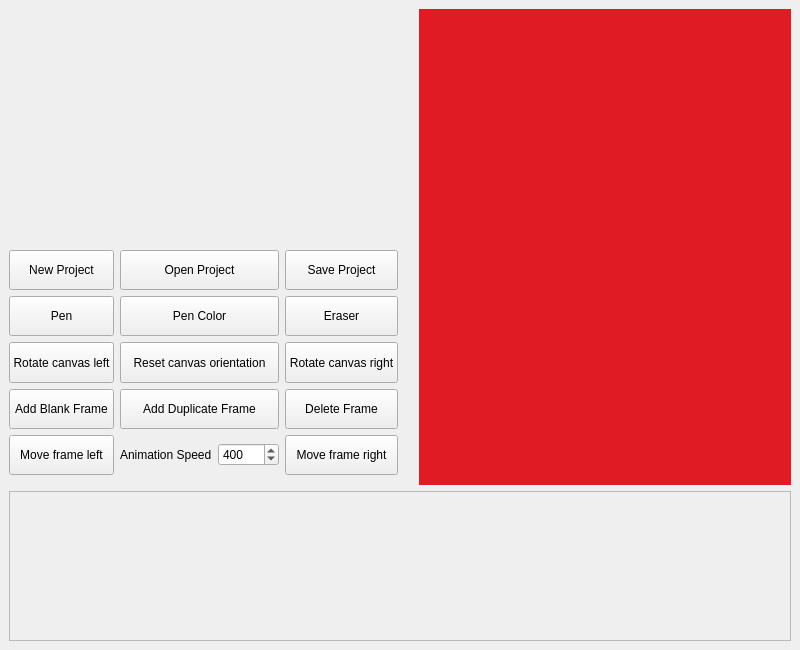
<?xml version="1.0" encoding="UTF-8"?>
<ui version="4.0">
 <class>MainWindow</class>
 <widget class="QMainWindow" name="MainWindow">
  <property name="geometry">
   <rect>
    <x>0</x>
    <y>0</y>
    <width>800</width>
    <height>650</height>
   </rect>
  </property>
  <property name="windowTitle">
   <string>QSprite</string>
  </property>
  <widget class="QWidget" name="centralwidget">
   <layout class="QVBoxLayout" name="verticalLayout_2">
    <item>
     <layout class="QHBoxLayout" name="horizontalLayout">
      <item>
       <layout class="QVBoxLayout" name="toolbar">
        <property name="sizeConstraint">
         <enum>QLayout::SizeConstraint::SetMaximumSize</enum>
        </property>
        <item>
         <widget class="QLabel" name="previewArea">
          <property name="sizePolicy">
           <sizepolicy hsizetype="MinimumExpanding" vsizetype="MinimumExpanding">
            <horstretch>0</horstretch>
            <verstretch>0</verstretch>
           </sizepolicy>
          </property>
          <property name="text">
           <string/>
          </property>
          <property name="alignment">
           <set>Qt::AlignmentFlag::AlignCenter</set>
          </property>
         </widget>
        </item>
        <item>
         <spacer name="verticalSpacer">
          <property name="orientation">
           <enum>Qt::Orientation::Vertical</enum>
          </property>
          <property name="sizeType">
           <enum>QSizePolicy::Policy::Fixed</enum>
          </property>
          <property name="sizeHint" stdset="0">
           <size>
            <width>20</width>
            <height>10</height>
           </size>
          </property>
         </spacer>
        </item>
        <item>
         <layout class="QGridLayout" name="tools">
          <item row="3" column="1">
           <widget class="QPushButton" name="duplicateFrameButton">
            <property name="sizePolicy">
             <sizepolicy hsizetype="Expanding" vsizetype="Expanding">
              <horstretch>0</horstretch>
              <verstretch>0</verstretch>
             </sizepolicy>
            </property>
            <property name="text">
             <string>Add Duplicate Frame</string>
            </property>
           </widget>
          </item>
          <item row="1" column="0">
           <widget class="QPushButton" name="penTool">
            <property name="sizePolicy">
             <sizepolicy hsizetype="Expanding" vsizetype="Expanding">
              <horstretch>0</horstretch>
              <verstretch>0</verstretch>
             </sizepolicy>
            </property>
            <property name="text">
             <string>Pen</string>
            </property>
           </widget>
          </item>
          <item row="0" column="0">
           <widget class="QPushButton" name="newProject">
            <property name="sizePolicy">
             <sizepolicy hsizetype="Expanding" vsizetype="Expanding">
              <horstretch>0</horstretch>
              <verstretch>0</verstretch>
             </sizepolicy>
            </property>
            <property name="text">
             <string>New Project</string>
            </property>
           </widget>
          </item>
          <item row="4" column="0">
           <widget class="QPushButton" name="moveFrameLeft">
            <property name="sizePolicy">
             <sizepolicy hsizetype="Expanding" vsizetype="Expanding">
              <horstretch>0</horstretch>
              <verstretch>0</verstretch>
             </sizepolicy>
            </property>
            <property name="text">
             <string>Move frame left</string>
            </property>
           </widget>
          </item>
          <item row="4" column="1">
           <layout class="QHBoxLayout" name="horizontalLayout_2">
            <item>
             <widget class="QLabel" name="label">
              <property name="text">
               <string>Animation Speed</string>
              </property>
             </widget>
            </item>
            <item>
             <widget class="QSpinBox" name="animationSpeedSpinBox">
              <property name="minimum">
               <number>1</number>
              </property>
              <property name="maximum">
               <number>10000</number>
              </property>
              <property name="singleStep">
               <number>50</number>
              </property>
              <property name="value">
               <number>400</number>
              </property>
             </widget>
            </item>
           </layout>
          </item>
          <item row="1" column="2">
           <widget class="QPushButton" name="eraserTool">
            <property name="sizePolicy">
             <sizepolicy hsizetype="Expanding" vsizetype="Expanding">
              <horstretch>0</horstretch>
              <verstretch>0</verstretch>
             </sizepolicy>
            </property>
            <property name="text">
             <string>Eraser</string>
            </property>
           </widget>
          </item>
          <item row="0" column="2">
           <widget class="QPushButton" name="saveProject">
            <property name="sizePolicy">
             <sizepolicy hsizetype="Expanding" vsizetype="Expanding">
              <horstretch>0</horstretch>
              <verstretch>0</verstretch>
             </sizepolicy>
            </property>
            <property name="text">
             <string>Save Project</string>
            </property>
           </widget>
          </item>
          <item row="3" column="0">
           <widget class="QPushButton" name="addFrameButton">
            <property name="sizePolicy">
             <sizepolicy hsizetype="Expanding" vsizetype="Expanding">
              <horstretch>0</horstretch>
              <verstretch>0</verstretch>
             </sizepolicy>
            </property>
            <property name="text">
             <string>Add Blank Frame</string>
            </property>
           </widget>
          </item>
          <item row="0" column="1">
           <widget class="QPushButton" name="openProject">
            <property name="sizePolicy">
             <sizepolicy hsizetype="Expanding" vsizetype="Expanding">
              <horstretch>0</horstretch>
              <verstretch>0</verstretch>
             </sizepolicy>
            </property>
            <property name="text">
             <string>Open Project</string>
            </property>
           </widget>
          </item>
          <item row="4" column="2">
           <widget class="QPushButton" name="moveFrameRight">
            <property name="sizePolicy">
             <sizepolicy hsizetype="Expanding" vsizetype="Expanding">
              <horstretch>0</horstretch>
              <verstretch>0</verstretch>
             </sizepolicy>
            </property>
            <property name="text">
             <string>Move frame right</string>
            </property>
           </widget>
          </item>
          <item row="3" column="2">
           <widget class="QPushButton" name="deleteFrameButton">
            <property name="sizePolicy">
             <sizepolicy hsizetype="Expanding" vsizetype="Expanding">
              <horstretch>0</horstretch>
              <verstretch>0</verstretch>
             </sizepolicy>
            </property>
            <property name="text">
             <string>Delete Frame</string>
            </property>
           </widget>
          </item>
          <item row="1" column="1">
           <widget class="QPushButton" name="penColor">
            <property name="sizePolicy">
             <sizepolicy hsizetype="Expanding" vsizetype="Expanding">
              <horstretch>0</horstretch>
              <verstretch>0</verstretch>
             </sizepolicy>
            </property>
            <property name="text">
             <string>Pen Color</string>
            </property>
           </widget>
          </item>
          <item row="2" column="1">
           <widget class="QPushButton" name="resetCanvasOrientation">
            <property name="sizePolicy">
             <sizepolicy hsizetype="Expanding" vsizetype="Expanding">
              <horstretch>0</horstretch>
              <verstretch>0</verstretch>
             </sizepolicy>
            </property>
            <property name="text">
             <string>Reset canvas orientation</string>
            </property>
           </widget>
          </item>
          <item row="2" column="0">
           <widget class="QPushButton" name="rotateLeft">
            <property name="sizePolicy">
             <sizepolicy hsizetype="Expanding" vsizetype="Expanding">
              <horstretch>0</horstretch>
              <verstretch>0</verstretch>
             </sizepolicy>
            </property>
            <property name="text">
             <string>Rotate canvas left</string>
            </property>
           </widget>
          </item>
          <item row="2" column="2">
           <widget class="QPushButton" name="rotateRight">
            <property name="sizePolicy">
             <sizepolicy hsizetype="Expanding" vsizetype="Expanding">
              <horstretch>0</horstretch>
              <verstretch>0</verstretch>
             </sizepolicy>
            </property>
            <property name="text">
             <string>Rotate canvas right</string>
            </property>
           </widget>
          </item>
         </layout>
        </item>
        <item>
         <spacer name="verticalSpacer_2">
          <property name="orientation">
           <enum>Qt::Orientation::Vertical</enum>
          </property>
          <property name="sizeType">
           <enum>QSizePolicy::Policy::Fixed</enum>
          </property>
          <property name="sizeHint" stdset="0">
           <size>
            <width>20</width>
            <height>10</height>
           </size>
          </property>
         </spacer>
        </item>
       </layout>
      </item>
      <item>
       <spacer name="horizontalSpacer">
        <property name="orientation">
         <enum>Qt::Orientation::Horizontal</enum>
        </property>
        <property name="sizeType">
         <enum>QSizePolicy::Policy::Fixed</enum>
        </property>
        <property name="sizeHint" stdset="0">
         <size>
          <width>15</width>
          <height>13</height>
         </size>
        </property>
       </spacer>
      </item>
      <item>
       <widget class="CanvasFrame" name="canvasFrame" native="true">
        <property name="sizePolicy">
         <sizepolicy hsizetype="MinimumExpanding" vsizetype="MinimumExpanding">
          <horstretch>0</horstretch>
          <verstretch>0</verstretch>
         </sizepolicy>
        </property>
        <property name="styleSheet">
         <string notr="true">background: rgb(224, 27, 36)</string>
        </property>
       </widget>
      </item>
     </layout>
    </item>
    <item>
     <layout class="QVBoxLayout" name="frames">
      <item>
       <widget class="QScrollArea" name="scrollArea_2">
        <property name="sizePolicy">
         <sizepolicy hsizetype="Expanding" vsizetype="Preferred">
          <horstretch>0</horstretch>
          <verstretch>0</verstretch>
         </sizepolicy>
        </property>
        <property name="minimumSize">
         <size>
          <width>0</width>
          <height>150</height>
         </size>
        </property>
        <property name="widgetResizable">
         <bool>true</bool>
        </property>
        <widget class="QWidget" name="scrollAreaWidgetContents_2">
         <property name="geometry">
          <rect>
           <x>0</x>
           <y>0</y>
           <width>778</width>
           <height>148</height>
          </rect>
         </property>
        </widget>
       </widget>
      </item>
     </layout>
    </item>
   </layout>
  </widget>
 </widget>
 <customwidgets>
  <customwidget>
   <class>CanvasFrame</class>
   <extends>QWidget</extends>
   <header>canvasframe.h</header>
   <container>1</container>
  </customwidget>
 </customwidgets>
 <resources/>
 <connections/>
</ui>
